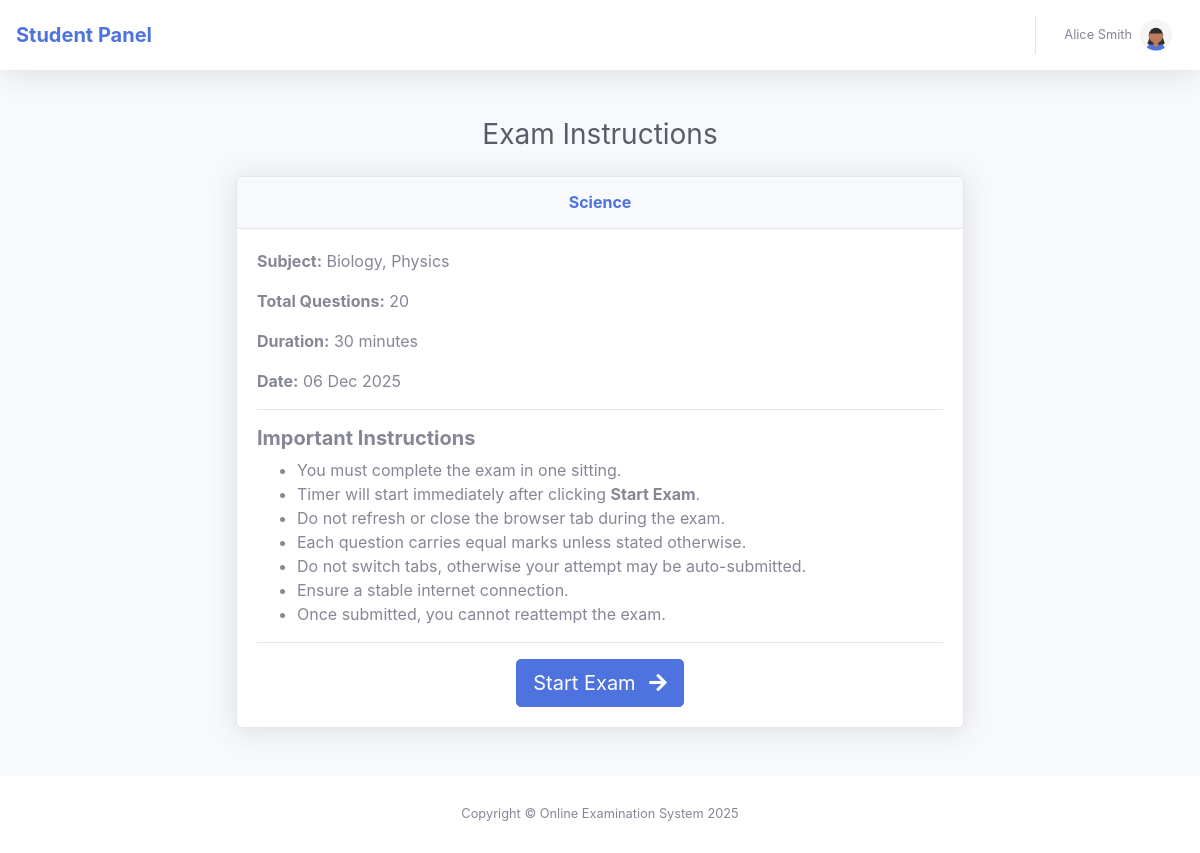
/student.php?action=startExam&exam_id=8&link_id=36 (signed in), run on an earlier commit of the app's database.
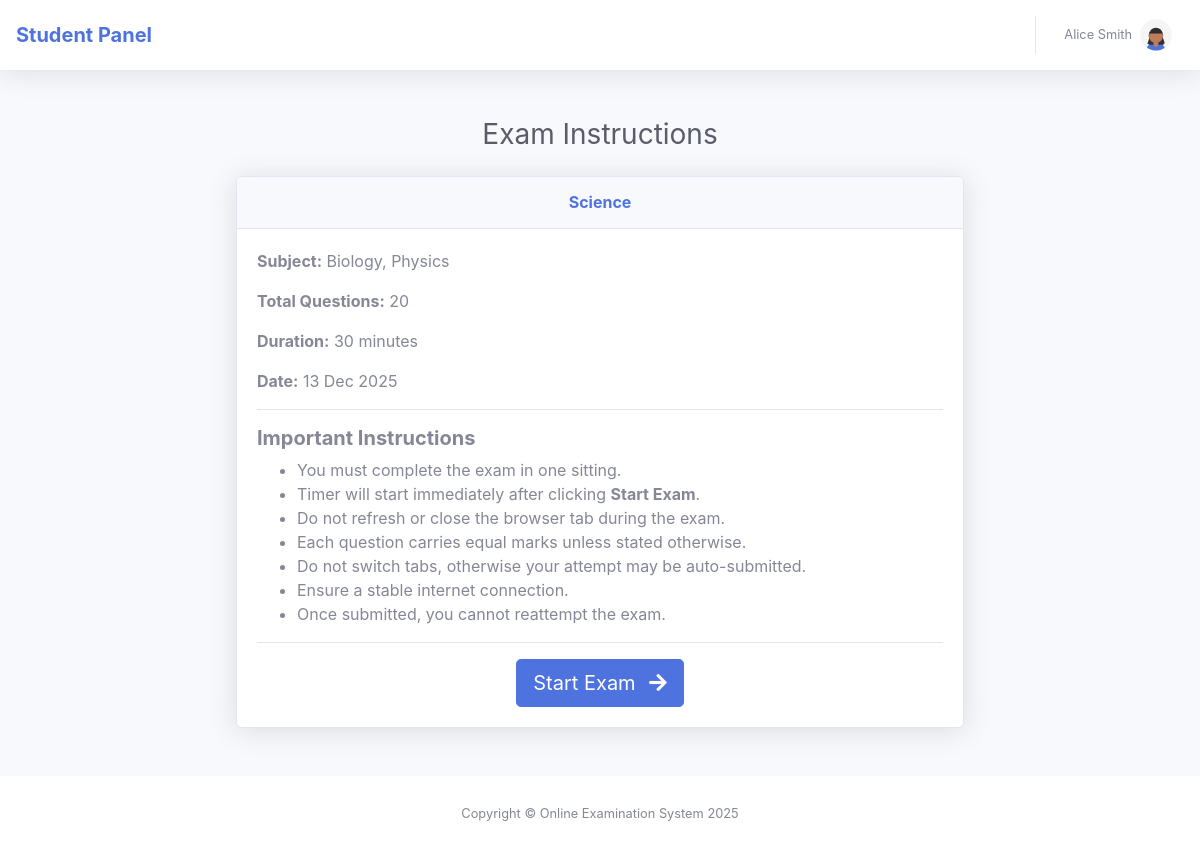
And on a later commit of the database.
### tables this page shows
CREATE TABLE `exams` (
  `exam_id` int(11) NOT NULL,
  `exam_title` varchar(200) NOT NULL,
  `exam_description` text DEFAULT NULL,
  `total_questions` int(11) DEFAULT 0,
  `total_marks` decimal(6,2) NOT NULL DEFAULT 0.00,
  `pass_marks` decimal(6,2) NOT NULL DEFAULT 0.00,
  `duration_minutes` int(11) DEFAULT 30,
  `shuffle_questions` tinyint(1) DEFAULT 1,
  `shuffle_options` tinyint(1) DEFAULT 1,
  `start_time` datetime DEFAULT NULL,
  `end_time` datetime DEFAULT NULL,
  `negative_marking` decimal(5,2) DEFAULT 0.00,
  `status` enum('Active','Inactive') DEFAULT 'Inactive',
  `assign_type` enum('class','individual') DEFAULT 'individual',
  `assign_data` text DEFAULT NULL,
  `created_at` timestamp NOT NULL DEFAULT current_timestamp(),
  `easy_percentage` int(11) DEFAULT 0,
  `medium_percentage` int(11) DEFAULT 0,
  `hard_percentage` int(11) DEFAULT 0
);

### templates/student/start_exam.php (the view, shortened to what this page needs)
<?php
include __DIR__ . "/header.php";
?>
<div id="content-wrapper" class="d-flex flex-column">
    <div id="content">
        <?php include __DIR__ . "/topbar.php"; ?>
        <div class="container-fluid px-5 py-4" style="max-width: 100%; width:100vw;">
            <h1 class="h3 mb-4 text-gray-800 text-center">
                Exam Instructions
            </h1>
            <div class="row justify-content-center">
                <div class="col-lg-8">
                    <div class="card shadow mb-4">
                        <div class="card-header py-3">
                            <h6 class="m-0 font-weight-bold text-primary text-center">
                                <?= htmlspecialchars($exam['exam_title'] ?? 'N/A'); ?>
                            </h6>
                        </div>
                        <div class="card-body">
                            <p><strong>Subject:</strong> <?= htmlspecialchars($exam['subject_name'] ?? 'N/A'); ?></p>
                            <p><strong>Total Questions:</strong> <?= intval($exam['total_questions'] ?? 0); ?></p>
                            <p><strong>Duration:</strong> <?= intval($exam['duration_minutes'] ?? 0); ?> minutes</p>
                            <p><strong>Date:</strong> <?= !empty($exam['start_time']) ? date("d M Y", strtotime($exam['start_time'])) : 'N/A'; ?></p>
                            <hr>
                            <h5 class="font-weight-bold">Important Instructions</h5>
                            <ul>
                                <li>You must complete the exam in one sitting.</li>
                                <li>Timer will start immediately after clicking <b>Start Exam</b>.</li>
                                <li>Do not refresh or close the browser tab during the exam.</li>
                                <li>Each question carries equal marks unless stated otherwise.</li>
                                <li>Do not switch tabs, otherwise your attempt may be auto-submitted.</li>
                                <li>Ensure a stable internet connection.</li>
                                <li>Once submitted, you cannot reattempt the exam.</li>
                            </ul>
                            <hr>
                            <div class="text-center">
                                <a href="student.php?action=liveExam&exam_id=<?= intval($exam['exam_id'] ?? 0); ?>"
                                   class="btn btn-lg btn-primary">
                                    Start Exam <i class="fas fa-arrow-right ml-2"></i>
                                </a>
                            </div>
                        </div>
                    </div>
                </div>
            </div>
        </div>
    </div>
    <?php include __DIR__ . "/footer.php"; ?>

What changed in the data, as far as the page shows it:
changed exams "Science": start_time "06 Dec 2025" → "13 Dec 2025"
